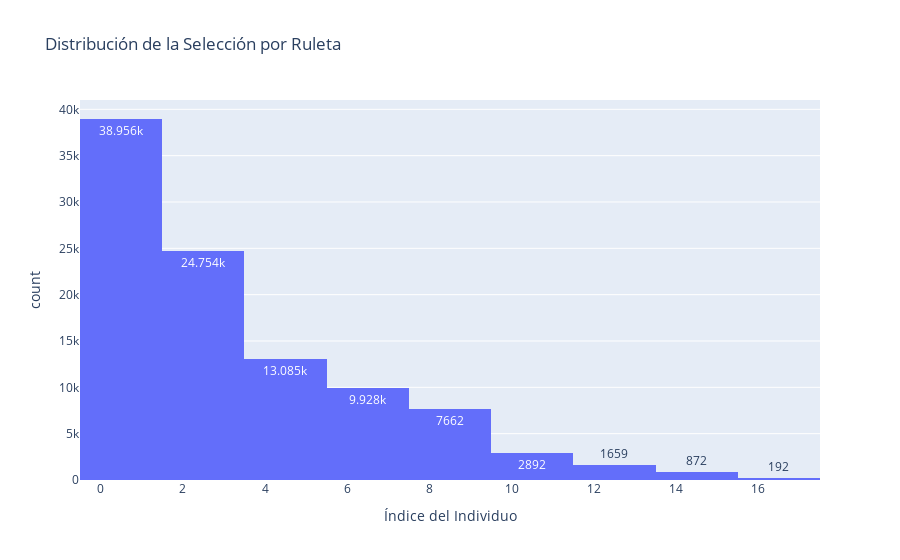

The cell this chart's notebook holds for it:
### Code cell
import plotly.express as px

# Crear un histograma usando Plotly
fig = px.histogram(x=indices, nbins=16, title="Distribución de la Selección por Ruleta",
                   labels={'x': 'Índice del Individuo', 'y': 'Frecuencia'},
                   text_auto=True)

# Mostrar el histograma
fig.show()

### Figure 1 — Plotly figure (JSON) as saved in the notebook; plotly's stock layout.template omitted (floating-point values rounded to 4 significant figures; data arrays with more than 128 entries replaced by an {"elided": "..."} marker saying what was removed)
{"data": [{"alignmentgroup": "True", "bingroup": "x", "hovertemplate": "Índice del Individuo=%{x}<br>count=%{y}<extra></extra>", "legendgroup": "", "marker": {"color": "#636efa", "pattern": {"shape": ""}}, "name": "", "nbinsx": 16, "offsetgroup": "", "orientation": "v", "showlegend": false, "texttemplate": "%{value}", "type": "histogram", "x": {"elided": "100000 int values"}, "xaxis": "x", "yaxis": "y"}], "layout": {"barmode": "relative", "legend": {"tracegroupgap": 0}, "title": {"text": "Distribución de la Selección por Ruleta"}, "xaxis": {"anchor": "y", "domain": [0, 1], "title": {"text": "Índice del Individuo"}}, "yaxis": {"anchor": "x", "domain": [0, 1], "title": {"text": "count"}}}}
